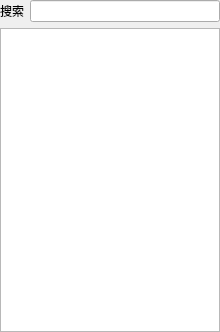
<?xml version="1.0" encoding="UTF-8"?>
<ui version="4.0">
 <class>UiBucketsListWidget</class>
 <widget class="QWidget" name="UiBucketsListWidget">
  <property name="geometry">
   <rect>
    <x>0</x>
    <y>0</y>
    <width>220</width>
    <height>332</height>
   </rect>
  </property>
  <property name="minimumSize">
   <size>
    <width>220</width>
    <height>0</height>
   </size>
  </property>
  <property name="windowTitle">
   <string>Form</string>
  </property>
  <layout class="QVBoxLayout" name="verticalLayout">
   <property name="leftMargin">
    <number>0</number>
   </property>
   <property name="topMargin">
    <number>0</number>
   </property>
   <property name="rightMargin">
    <number>0</number>
   </property>
   <property name="bottomMargin">
    <number>0</number>
   </property>
   <item>
    <layout class="QHBoxLayout" name="horizontalLayout">
     <item>
      <widget class="QLabel" name="label">
       <property name="text">
        <string>搜索</string>
       </property>
      </widget>
     </item>
     <item>
      <widget class="UiComboLine" name="lineEdit"/>
     </item>
    </layout>
   </item>
   <item>
    <widget class="QListView" name="listView">
     <property name="editTriggers">
      <set>QAbstractItemView::NoEditTriggers</set>
     </property>
    </widget>
   </item>
  </layout>
 </widget>
 <customwidgets>
  <customwidget>
   <class>UiComboLine</class>
   <extends>QLineEdit</extends>
   <header>src/fend/uicom/uicomboline.h</header>
  </customwidget>
 </customwidgets>
 <resources/>
 <connections/>
</ui>
